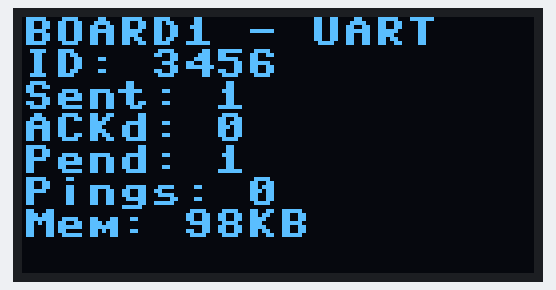
The program below on a simulated MicroPython board. On the bench: 128×64 one-colour display. The clock reads 2024-03-15 10:24:30 at power-on unless the program sets it; what the program prints to the serial console is not drawn.

Above: at 0.1 s.
At 2.2 s:
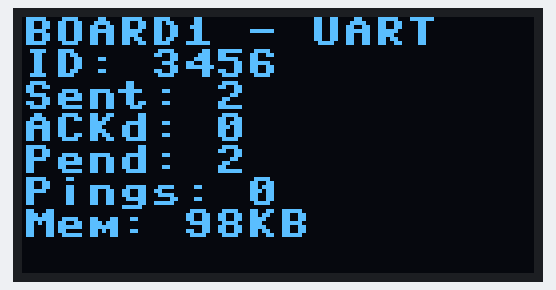
At 6.3 s:
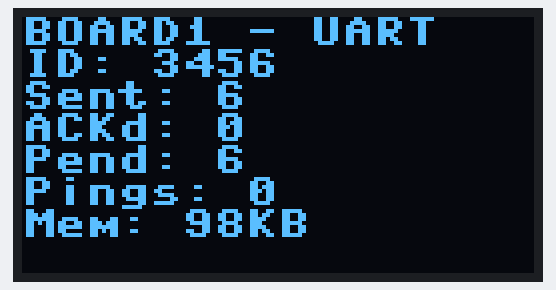
At 10.4 s:
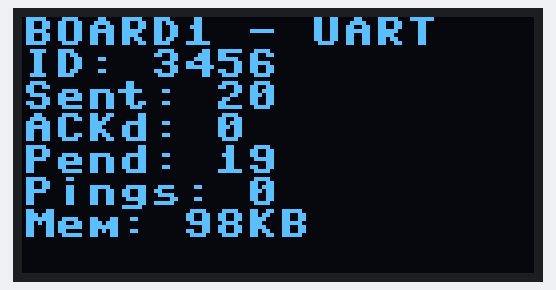
At 19.6 s:
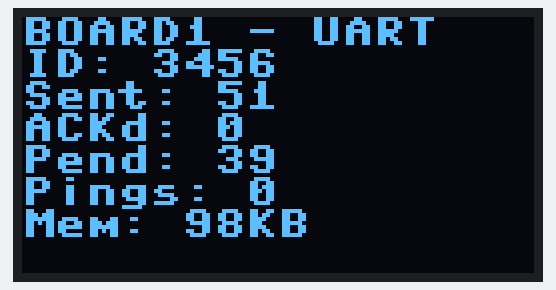
At 38.1 s:
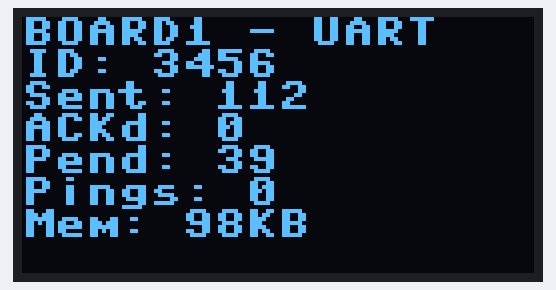

Measured:
- what the display in image 0 shows lasts 2.0 s, from 0.1 s to 2.1 s
- what the display in image 1 shows lasts 3.1 s, from 2.1 s to 5.2 s
- what the display in image 3 shows lasts 1.0 s, from 10.3 s to 11.3 s

The program:

uart_comm_demo.py
```python
"""
main.py - UART Communication Application
---------------------------------------
Demonstrates reliable two-way UART communication between boards.
Uses the uart_comm library for all communication handling.

CONFIGURATION: Change BOARD_NUMBER below for each board
"""
import asyncio
import time
from machine import I2C, Pin
import ssd1306
from uart_comm import UARTComm

# =============================================================================
# BOARD CONFIGURATION - CHANGE THIS FOR EACH BOARD
# =============================================================================
BOARD_NUMBER = 1  # Change to 1 for first board, 2 for second board

# Configuration
BOARD_NAME = f"BOARD{BOARD_NUMBER}"
DEBUG_PRINTS = False  # Set to True for detailed debugging
BAUD_RATE = 921600   # High speed communication

# Initialize display
DISPLAY_CONNECTED = False
try:
    i2c = I2C(scl=Pin(23), sda=Pin(22))
    display = ssd1306.SSD1306_I2C(128, 64, i2c)
    DISPLAY_CONNECTED = True
except:
    print("No Display")
    DISPLAY_CONNECTED = False


# Global variables
comm = None
stats = {'pings_received': 0, 'data_received': 0, 'last_message': 'None'}

def handle_incoming_message(msg_type, data, src):
    """Handle incoming messages (not ACKs)"""
    global stats

    if msg_type == "PING":
        stats['pings_received'] += 1
        stats['last_message'] = f"PING from {src}"
        print(f"Ping received from {src}: {data.get('message', 'No message')}")

    elif msg_type == "DATA":
        stats['data_received'] += 1
        stats['last_message'] = f"DATA: {data.get('sequence', 'N/A')}"
        print(f"Data received from {src}: {data}")

    else:
        stats['last_message'] = f"{msg_type} from {src}"
        print(f"Unknown message type '{msg_type}' from {src}: {data}")

async def send_periodic_ping():
    """Send periodic ping messages"""
    await asyncio.sleep_ms(2000)  # Initial delay

    while comm and comm.is_running():
        try:
            await comm.send_message("PING", {
                "message": f"Hello from {BOARD_NAME}",
                "uptime": time.time()
            })

            await asyncio.sleep_ms(8000)  # Send every 8 seconds

        except Exception as e:
            print(f"Ping error: {e}")
            await asyncio.sleep_ms(1000)

async def send_test_data():
    """Send test data messages periodically"""
    await asyncio.sleep_ms(5000)  # Initial delay
    counter = 0

    while comm and comm.is_running():
        try:
            counter += 1
            await comm.send_message("DATA", {
                "sensor_reading": counter * 10 + (time.time() % 100),
                "status": "operational",
                "sequence": counter
            })

            await asyncio.sleep_ms(300)  # Send every 300ms for speed testing

        except Exception as e:
            print(f"Data send error: {e}")
            await asyncio.sleep_ms(1000)

async def update_display():
    """Update OLED display with current status"""
    if DISPLAY_CONNECTED:
        while comm and comm.is_running():
            try:
                comm_stats = comm.get_stats()
                messages = comm_stats['messages']

                display.fill(0)
                display.text(f'{BOARD_NAME} - UART', 0, 0, 1)
                display.text(f'ID: {comm_stats["device_id"]}', 0, 8, 1)
                display.text(f'Sent: {messages["sent"]}', 0, 16, 1)
                display.text(f'ACKd: {messages["acknowledged"]}', 0, 24, 1)
                display.text(f'Pend: {comm_stats["pending"]}', 0, 32, 1)
                display.text(f'Pings: {stats["pings_received"]}', 0, 40, 1)
                display.text(f'Mem: {comm_stats["free_memory"]//1000}KB', 0, 48, 1)
                display.show()

                await asyncio.sleep_ms(1000)  # Allow REPL interruption

            except Exception as e:
                print(f"Display error: {e}")
                await asyncio.sleep_ms(1000)

async def status_reporter():
    """Print periodic status reports"""
    while comm and comm.is_running():
        try:
            await asyncio.sleep_ms(30000)  # Report every 30 seconds

            if not DEBUG_PRINTS:
                continue  # Skip detailed reports unless debugging

            comm_stats = comm.get_stats()
            messages = comm_stats['messages']

            print("\n" + "="*40)
            print(f"{BOARD_NAME} Status Report")
            print("="*40)
            print(f"Messages Sent: {messages['sent']}")
            print(f"Acknowledged: {messages['acknowledged']}")
            print(f"Pending: {comm_stats['pending']}")
            print(f"Failed: {messages['failed']}")
            print(f"Pings Received: {stats['pings_received']}")
            print(f"Data Received: {stats['data_received']}")
            print(f"Last Message: {stats['last_message']}")
            print(f"Free Memory: {comm_stats['free_memory']} bytes")
            print("="*40 + "\n")

        except Exception as e:
            print(f"Status report error: {e}")
            await asyncio.sleep_ms(10)

async def main():
    """Main application function"""
    global comm

    print(f"Starting {BOARD_NAME} UART Communication Demo")
    print(f"Board: {BOARD_NUMBER}, Baud: {BAUD_RATE}, Debug: {DEBUG_PRINTS}")
    print("Press Ctrl+C to stop")

    # Initialize communication
    comm = UARTComm(
        board_name=BOARD_NAME,
        uart_id=1,
        tx_pin=16,
        rx_pin=17,
        baud_rate=BAUD_RATE,
        debug_prints=DEBUG_PRINTS
    )

    # Set message handler
    comm.set_message_handler(handle_incoming_message)

    # Start communication
    comm.start()

    # Send initial message
    await comm.send_message("PING", {
        "message": f"{BOARD_NAME} started successfully",
        "uptime": time.time()
    })

    # Start application tasks
    app_tasks = [
        asyncio.create_task(send_periodic_ping()),
        asyncio.create_task(send_test_data()),
        asyncio.create_task(update_display()),
        asyncio.create_task(status_reporter())
    ]

    try:
        # Run all tasks concurrently
        await asyncio.gather(*app_tasks)

    except KeyboardInterrupt:
        print("Interrupted by user")
    except Exception as e:
        print(f"Application error: {e}")
    finally:
        # Clean shutdown
        print("Shutting down...")

        # Cancel application tasks
        for task in app_tasks:
            if not task.done():
                task.cancel()

        # Stop communication
        if comm:
            comm.stop()

        # Final status
        if comm:
            final_stats = comm.get_stats()
            messages = final_stats['messages']
            print(f"Final: {messages['acknowledged']}/{messages['sent']} messages acknowledged")

        print(f"{BOARD_NAME} stopped")

# Run the application
if __name__ == "__main__":
    asyncio.run(main())
```

Source omitted: uart_comm.py (13584 bytes)
